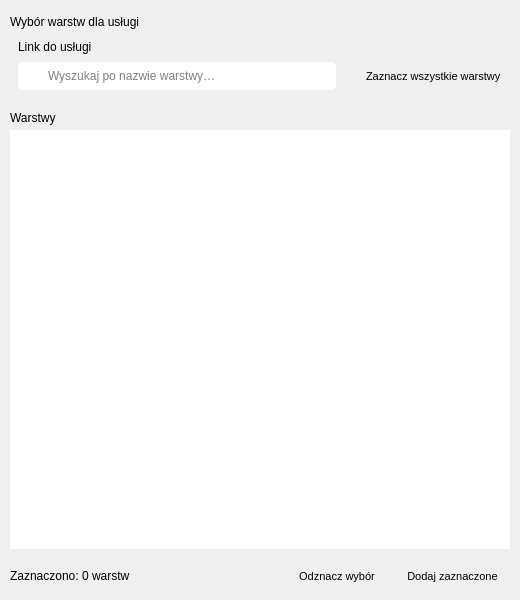
<?xml version="1.0" encoding="UTF-8"?>
<ui version="4.0">
 <class>ChooseLayersDialogBase</class>
 <widget class="QDialog" name="ChooseLayersDialogBase">
  <property name="geometry">
   <rect>
    <x>0</x>
    <y>0</y>
    <width>520</width>
    <height>600</height>
   </rect>
  </property>
  <property name="windowTitle">
   <string>Integrator usług danych przestrzennych</string>
  </property>
  <property name="windowIcon">
   <iconset>
    <normaloff>../images/icon.svg</normaloff>../images/icon.svg</iconset>
  </property>
  <property name="styleSheet">
   <string notr="true">* { font-family: "DejaVu Sans"; }
QFrame#card_layers_search, QFrame#card_layers { border-radius: 6px; background-repeat: repeat-x; background-position: top left; background-origin: border; }
QLabel[role="card-title"] { font-size: 11px; font-weight: bold; padding: 0px 8px; background: transparent; }
QLabel[role="hint"] { font-size: 11px; }
QLabel[role="count"] { font-size: 10px; font-weight: bold; }

QLineEdit { border-radius: 4px; padding: 0px 6px; font-size: 12px; }
QLineEdit#search_lineedit { padding-left: 28px; background-repeat: no-repeat; background-position: left center; background-origin: border; }

QCheckBox { font-size: 11px; spacing: 6px; }
QCheckBox::indicator { width: 14px; height: 14px; border-radius: 3px; }

QTableView { border: none; padding: 0px; font-size: 12px; }
QTableView::item { padding: 0px 6px; border: none; }
QHeaderView::section { font-size: 12px; font-weight: bold; padding: 4px 6px; margin: 0px; border: none; }

QPushButton { border-radius: 4px; padding: 4px 12px; font-size: 11px; }
QPushButton[role="primary"] { font-size: 12px; font-weight: bold; padding: 4px 14px; border: none; }

QPushButton:focus, QCheckBox:focus, QTableView:focus { outline: none; }

QDialog[theme="light"] { background: #ffffff; }
QDialog[theme="light"] QLabel { color: #23282a; }
QDialog[theme="light"] QFrame#card_layers_search { background-color: #ffffff; background-image: url(iudpimg:bar_service_light.svg); border: 1px solid #b9c7ba; }
QDialog[theme="light"] QFrame#card_layers { background-color: #ffffff; background-image: url(iudpimg:bar_list_light.svg); border: 1px solid #d6ded6; }
QDialog[theme="light"] QLabel[role="card-title"] { color: #23282a; }
QDialog[theme="light"] QLabel[role="hint"] { color: #6b7572; }
QDialog[theme="light"] QLabel#lbl_layers_title { color: #3b5a3e; }
QDialog[theme="light"] QLabel[role="count"] { color: #3b5a3e; }

QDialog[theme="light"] QLineEdit { background: #ffffff; color: #23282a; border: 1px solid #b9c7ba; selection-background-color: #4c6e4f; selection-color: #ffffff; }
QDialog[theme="light"] QLineEdit:focus { border: 1px solid #4c6e4f; }
QDialog[theme="light"] QLineEdit#search_lineedit { background-image: url(iudpimg:search.svg); }

QDialog[theme="light"] QCheckBox { color: #23282a; }
QDialog[theme="light"] QCheckBox::indicator { background: #ffffff; border: 1px solid #b9c7ba; }
QDialog[theme="light"] QCheckBox::indicator:hover { border-color: #4c6e4f; }
QDialog[theme="light"] QCheckBox::indicator:checked { background: #4c6e4f; border-color: #4c6e4f; image: url(iudpimg:check.svg); }

QDialog[theme="light"] QTableView { background: #ffffff; alternate-background-color: #f6f8f6; color: #23282a; selection-background-color: #4c6e4f; selection-color: #ffffff; }
QDialog[theme="light"] QTableView::item:selected { background: #4c6e4f; color: #ffffff; }
QDialog[theme="light"] QHeaderView { background: #e8efe8; }
QDialog[theme="light"] QHeaderView::section { background: #e8efe8; color: #3b5a3e; border-top: 1px solid #e8efe8; border-left: none; border-bottom: 1px solid #d6ded6; }

QDialog[theme="light"] QPushButton { background: #ffffff; color: #23282a; border: 1px solid #b9c7ba; }
QDialog[theme="light"] QPushButton:hover { border-color: #4c6e4f; color: #3b5a3e; }
QDialog[theme="light"] QPushButton:pressed { background: #eef3ee; }
QDialog[theme="light"] QPushButton:disabled { color: #9aa39e; border-color: #d6ded6; }
QDialog[theme="light"] QPushButton#reject_btn { qproperty-icon: url(iudpimg:clear.svg); }
QDialog[theme="light"] QPushButton[role="primary"] { background: #4c6e4f; color: #ffffff; border: none; }
QDialog[theme="light"] QPushButton[role="primary"]:hover { background: #5b8260; color: #ffffff; }
QDialog[theme="light"] QPushButton[role="primary"]:pressed { background: #3d5a40; }
QDialog[theme="light"] QPushButton[role="primary"]:disabled { background: #c9d3ca; color: #f4f6f4; }

QDialog[theme="dark"] { background: #2b2d2e; }
QDialog[theme="dark"] QLabel { color: #e6e9e7; }
QDialog[theme="dark"] QFrame#card_layers_search { background-color: #262829; background-image: url(iudpimg:bar_service_dark.svg); border: 1px solid #6f9c73; }
QDialog[theme="dark"] QFrame#card_layers { background-color: #262829; background-image: url(iudpimg:bar_list_dark.svg); border: 1px solid #44494a; }
QDialog[theme="dark"] QLabel[role="card-title"] { color: #ffffff; }
QDialog[theme="dark"] QLabel[role="hint"] { color: #9aa4a0; }
QDialog[theme="dark"] QLabel#lbl_layers_title { color: #a9cfac; }
QDialog[theme="dark"] QLabel[role="count"] { color: #a9cfac; }

QDialog[theme="dark"] QLineEdit { background: #1f2122; color: #e6e9e7; border: 1px solid #5a6162; selection-background-color: #6f9c73; selection-color: #ffffff; }
QDialog[theme="dark"] QLineEdit:focus { border: 1px solid #6f9c73; }
QDialog[theme="dark"] QLineEdit#search_lineedit { background-image: url(iudpimg:search_dark.svg); }

QDialog[theme="dark"] QCheckBox { color: #e6e9e7; }
QDialog[theme="dark"] QCheckBox::indicator { background: #1f2122; border: 1px solid #7a8380; }
QDialog[theme="dark"] QCheckBox::indicator:hover { border-color: #6f9c73; }
QDialog[theme="dark"] QCheckBox::indicator:checked { background: #6f9c73; border-color: #6f9c73; image: url(iudpimg:check.svg); }

QDialog[theme="dark"] QTableView { background: #262829; alternate-background-color: #2b2d2e; color: #e6e9e7; selection-background-color: #6f9c73; selection-color: #ffffff; }
QDialog[theme="dark"] QTableView::item:selected { background: #6f9c73; color: #ffffff; }
QDialog[theme="dark"] QHeaderView { background: #2c3a2d; }
QDialog[theme="dark"] QHeaderView::section { background: #2c3a2d; color: #a9cfac; border-top: 1px solid #2c3a2d; border-left: none; border-bottom: 1px solid #44494a; }

QDialog[theme="dark"] QPushButton { background: #2b2d2e; color: #e6e9e7; border: 1px solid #5a6162; }
QDialog[theme="dark"] QPushButton:hover { border-color: #6f9c73; color: #a9cfac; }
QDialog[theme="dark"] QPushButton:pressed { background: #2c3a2d; }
QDialog[theme="dark"] QPushButton:disabled { color: #6f7773; border-color: #44494a; }
QDialog[theme="dark"] QPushButton#reject_btn { qproperty-icon: url(iudpimg:clear_dark.svg); }
QDialog[theme="dark"] QPushButton[role="primary"] { background: #6f9c73; color: #ffffff; border: none; }
QDialog[theme="dark"] QPushButton[role="primary"]:hover { background: #7fae83; color: #ffffff; }
QDialog[theme="dark"] QPushButton[role="primary"]:pressed { background: #5b8260; }
QDialog[theme="dark"] QPushButton[role="primary"]:disabled { background: #3e4442; color: #8a918e; }
</string>
  </property>
  <property name="theme" stdset="0">
   <string notr="true">light</string>
  </property>
  <layout class="QVBoxLayout" name="verticalLayout_root" stretch="0,1,0">
   <property name="spacing">
    <number>8</number>
   </property>
   <property name="leftMargin">
    <number>10</number>
   </property>
   <property name="topMargin">
    <number>10</number>
   </property>
   <property name="rightMargin">
    <number>10</number>
   </property>
   <property name="bottomMargin">
    <number>10</number>
   </property>
   <item>
    <widget class="QFrame" name="card_layers_search">
     <property name="frameShape">
      <enum>QFrame::NoFrame</enum>
     </property>
     <layout class="QVBoxLayout" name="verticalLayout_card_search">
      <property name="spacing">
       <number>0</number>
      </property>
      <property name="leftMargin">
       <number>0</number>
      </property>
      <property name="topMargin">
       <number>0</number>
      </property>
      <property name="rightMargin">
       <number>0</number>
      </property>
      <property name="bottomMargin">
       <number>0</number>
      </property>
      <item>
       <widget class="QLabel" name="lbl_search_title">
             <property name="minimumSize">
              <size>
               <width>0</width>
               <height>24</height>
              </size>
             </property>
             <property name="maximumSize">
              <size>
               <width>16777215</width>
               <height>24</height>
              </size>
             </property>
        <property name="text">
         <string>Wybór warstw dla usługi</string>
        </property>
        <property name="role" stdset="0">
         <string notr="true">card-title</string>
        </property>
       </widget>
      </item>
      <item>
       <layout class="QVBoxLayout" name="verticalLayout_card_search_body">
        <property name="spacing">
         <number>8</number>
        </property>
        <property name="leftMargin">
         <number>8</number>
        </property>
        <property name="topMargin">
         <number>6</number>
        </property>
        <property name="rightMargin">
         <number>8</number>
        </property>
        <property name="bottomMargin">
         <number>8</number>
        </property>
        <item>
         <widget class="QLabel" name="link_do_uslugi">
          <property name="text">
           <string>Link do usługi</string>
          </property>
          <property name="role" stdset="0">
           <string notr="true">hint</string>
          </property>
         </widget>
        </item>
        <item>
         <layout class="QHBoxLayout" name="horizontalLayout_search" stretch="1,0">
          <property name="spacing">
           <number>10</number>
          </property>
          <item>
           <widget class="QLineEdit" name="search_lineedit">
            <property name="minimumSize">
             <size>
              <width>140</width>
              <height>28</height>
             </size>
            </property>
            <property name="placeholderText">
             <string>Wyszukaj po nazwie warstwy…</string>
            </property>
            <property name="clearButtonEnabled">
             <bool>true</bool>
            </property>
           </widget>
          </item>
          <item>
           <widget class="QCheckBox" name="zaznacz_wszystkie_warstwy">
            <property name="cursor">
             <cursorShape>PointingHandCursor</cursorShape>
            </property>
            <property name="text">
             <string>Zaznacz wszystkie warstwy</string>
            </property>
           </widget>
          </item>
         </layout>
        </item>
       </layout>
      </item>
     </layout>
    </widget>
   </item>
   <item>
    <widget class="QFrame" name="card_layers">
     <property name="frameShape">
      <enum>QFrame::NoFrame</enum>
     </property>
     <layout class="QVBoxLayout" name="verticalLayout_card_layers">
      <property name="spacing">
       <number>0</number>
      </property>
      <property name="leftMargin">
       <number>0</number>
      </property>
      <property name="topMargin">
       <number>0</number>
      </property>
      <property name="rightMargin">
       <number>0</number>
      </property>
      <property name="bottomMargin">
       <number>5</number>
      </property>
      <item>
       <widget class="QLabel" name="lbl_layers_title">
             <property name="minimumSize">
              <size>
               <width>0</width>
               <height>24</height>
              </size>
             </property>
             <property name="maximumSize">
              <size>
               <width>16777215</width>
               <height>24</height>
              </size>
             </property>
        <property name="text">
         <string>Warstwy</string>
        </property>
        <property name="role" stdset="0">
         <string notr="true">card-title</string>
        </property>
       </widget>
      </item>
      <item>
       <widget class="QTableView" name="layers_table">
        <property name="minimumSize">
         <size>
          <width>0</width>
          <height>150</height>
         </size>
        </property>
        <property name="frameShape">
         <enum>QFrame::NoFrame</enum>
        </property>
        <property name="alternatingRowColors">
         <bool>true</bool>
        </property>
        <property name="selectionBehavior">
         <enum>QAbstractItemView::SelectRows</enum>
        </property>
        <property name="showGrid">
         <bool>false</bool>
        </property>
        <property name="wordWrap">
         <bool>false</bool>
        </property>
        <attribute name="horizontalHeaderHighlightSections">
         <bool>false</bool>
        </attribute>
        <attribute name="verticalHeaderVisible">
         <bool>false</bool>
        </attribute>
        <attribute name="verticalHeaderDefaultSectionSize">
         <number>24</number>
        </attribute>
       </widget>
      </item>
     </layout>
    </widget>
   </item>
   <item>
    <layout class="QHBoxLayout" name="horizontalLayout_actions">
     <property name="spacing">
      <number>8</number>
     </property>
     <item>
      <widget class="QLabel" name="lbl_selected_count">
       <property name="text">
        <string>Zaznaczono: 0 warstw</string>
       </property>
       <property name="role" stdset="0">
        <string notr="true">count</string>
       </property>
      </widget>
     </item>
     <item>
      <spacer name="horizontalSpacer_actions">
       <property name="orientation">
        <enum>Qt::Horizontal</enum>
       </property>
       <property name="sizeHint" stdset="0">
        <size>
         <width>10</width>
         <height>10</height>
        </size>
       </property>
      </spacer>
     </item>
     <item>
      <widget class="QPushButton" name="reject_btn">
       <property name="minimumSize">
        <size>
         <width>0</width>
         <height>26</height>
        </size>
       </property>
       <property name="cursor">
        <cursorShape>PointingHandCursor</cursorShape>
       </property>
       <property name="toolTip">
        <string>Czyści zaznaczone wiersze tabeli</string>
       </property>
       <property name="text">
        <string>Odznacz wybór</string>
       </property>
       <property name="icon">
        <iconset>
         <normaloff>../images/clear.svg</normaloff>../images/clear.svg</iconset>
       </property>
       <property name="iconSize">
        <size>
         <width>10</width>
         <height>10</height>
        </size>
       </property>
      </widget>
     </item>
     <item>
      <widget class="QPushButton" name="add_btn">
       <property name="minimumSize">
        <size>
         <width>0</width>
         <height>28</height>
        </size>
       </property>
       <property name="cursor">
        <cursorShape>PointingHandCursor</cursorShape>
       </property>
       <property name="toolTip">
        <string>Dodaje usługę do projektu</string>
       </property>
       <property name="text">
        <string>Dodaj zaznaczone</string>
       </property>
       <property name="icon">
        <iconset>
         <normaloff>../images/plus.svg</normaloff>../images/plus.svg</iconset>
       </property>
       <property name="iconSize">
        <size>
         <width>12</width>
         <height>12</height>
        </size>
       </property>
       <property name="role" stdset="0">
        <string notr="true">primary</string>
       </property>
      </widget>
     </item>
    </layout>
   </item>
  </layout>
 </widget>
 <tabstops>
  <tabstop>search_lineedit</tabstop>
  <tabstop>zaznacz_wszystkie_warstwy</tabstop>
  <tabstop>layers_table</tabstop>
  <tabstop>reject_btn</tabstop>
  <tabstop>add_btn</tabstop>
 </tabstops>
 <resources/>
 <connections>
  <connection>
   <sender>reject_btn</sender>
   <signal>clicked()</signal>
   <receiver>layers_table</receiver>
   <slot>clearSelection()</slot>
   <hints>
    <hint type="sourcelabel">
     <x>20</x>
     <y>20</y>
    </hint>
    <hint type="destinationlabel">
     <x>20</x>
     <y>20</y>
    </hint>
   </hints>
  </connection>
 </connections>
</ui>
